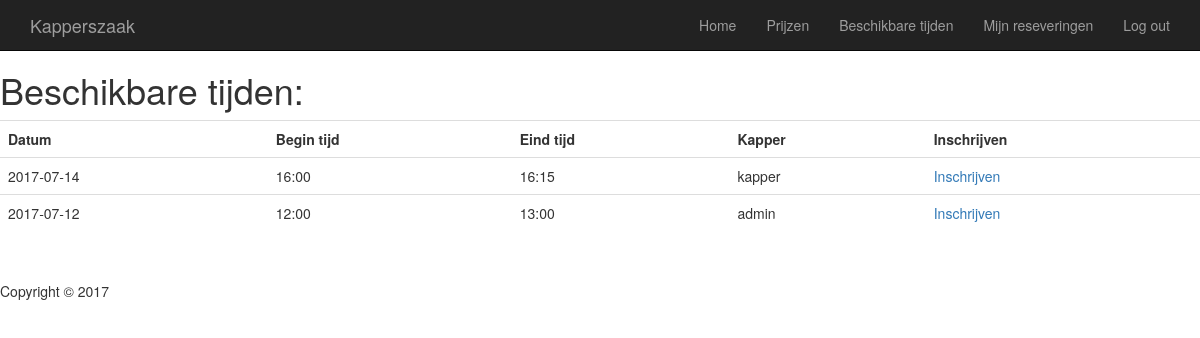
The app's page /agenda/freetime (signed in) with its own data.
### tables this page shows
CREATE TABLE IF NOT EXISTS `agenda` (
  `id` int(11) NOT NULL AUTO_INCREMENT,
  `date` date NOT NULL,
  `start_time` varchar(255) NOT NULL,
  `end_time` varchar(255) NOT NULL,
  `employ_id` int(11) NOT NULL,
  `customer_id` int(11) NOT NULL,
  `been_there` varchar(255) NOT NULL,
  PRIMARY KEY (`id`)
);

CREATE TABLE IF NOT EXISTS `users` (
  `id` int(11) NOT NULL AUTO_INCREMENT,
  `username` varchar(255) NOT NULL,
  `password` varchar(255) NOT NULL,
  `email` varchar(45) NOT NULL,
  `address` varchar(45) NOT NULL,
  `postalcode` varchar(45) NOT NULL,
  `city` varchar(45) NOT NULL,
  `phonenumber` varchar(20) NOT NULL,
  `is_admin` int(11) NOT NULL,
  PRIMARY KEY (`id`)
);

### core/core.php (called while the page is built, shortened)
<?php
function render($filename, $data = null)
{
	require(ROOT . 'view/templates/header.php');
	require(ROOT . 'view/' . $filename . '.php');
	require(ROOT . 'view/templates/footer.php');
}

### public/index.php (called while the page is built, shortened)
<?php
require(ROOT . "core/core.php");
route();

### model/AgendaModel.php (called while the page is built, shortened)
<?php
function getAllFreetime(){
	$db = openDatabaseConnection();
	$sql = "SELECT agenda.id, agenda.date, agenda.start_time, agenda.end_time, agenda.employ_id ,agenda.customer_id, `emp`.username as kapper, `cust`.username as klant
	FROM agenda
	LEFT JOIN users as `emp` ON agenda.employ_id = `emp`.id
    LEFT JOIN users as `cust` ON agenda.customer_id = `cust`.id
    WHERE agenda.customer_id = 0
    ";
	$query = $db->prepare($sql);
	$query->execute();
	return $query->fetchAll();
}

### view/agenda/freetime.php (the view)
<table class="table">
<h1>Beschikbare tijden:</h1>
    <tr>
      <th>Datum</th>
      <th>Begin tijd</th>
      <th>Eind tijd</th>
      <th>Kapper</th>
      <th>Inschrijven</th>
    </tr>
    <?php foreach ($freetimes as $freetime) { ?>
    <tr>
      <td><?= $freetime['date']; ?></td>
      <td><?= $freetime['start_time']; ?></td>
      <td><?= $freetime['end_time']; ?></td>
      <td><?= $freetime['kapper']; ?></td>
      <td><a href="<?= URL ?>agenda/signup/<?= $freetime['id']?>">Inschrijven</a></td>
    </tr>
<?php } ?>
</table>

### public/css/modern-business.css (style rules this page uses)
html, body { height: 100%; }
body { padding-top: 50px; }

### records on screen
agenda: date "2017-07-14", start_time "16:00", end_time "16:15", users.username "kapper"
agenda: date "2017-07-12", start_time "12:00", end_time "13:00", users.username "admin"
